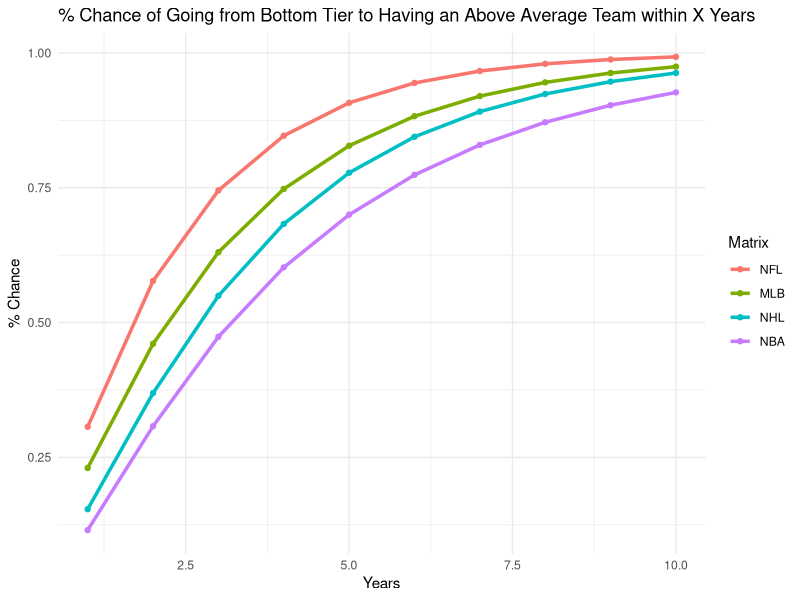

This chart was generated by the following R code:
library(here)
library(readr)
library(tibble)
library(dplyr)

NFL_norm <- as.matrix(read_csv(here("datasets", "NFLNorm.csv")))
MLB_norm <- as.matrix(read_csv(here("datasets", "MLBNorm.csv")))
NHL_norm <- as.matrix(read_csv(here("datasets", "NHLNorm.csv")))
NBA_norm <- as.matrix(read_csv(here("datasets", "NBANorm.csv")))

NFL_norm <- apply(NFL_norm, 2, as.numeric)
MLB_norm <- apply(MLB_norm, 2, as.numeric)
NHL_norm <- apply(NHL_norm, 2, as.numeric)
NBA_norm <- apply(NBA_norm, 2, as.numeric)

make_absorbing_4_to_6 <- function(P) {
  # Check that P is a square matrix
  if (!is.matrix(P) || nrow(P) != ncol(P)) {
    stop("Input must be a square matrix")
  }
  
  n <- nrow(P)
  
  # Define absorbing states (states 4 to 6, or up to n if n < 6)
  absorbing_states <- intersect(4:6, 1:n)
  
  # For each absorbing state, set its row to all zeros and put 1 on the diagonal
  for (s in absorbing_states) {
    P[s, ] <- 0
    P[s, s] <- 1
  }
  
  return(P)
}


orig_matrices <- list(NFL_norm, MLB_norm, NHL_norm, NBA_norm)

new_matrices_func <- function(matrices) {
  new_matrices <- list()
  for (matrix in matrices) {
    print(dim(matrix))
    result <- make_absorbing_4_to_6(matrix)
    new_matrices[[length(new_matrices) + 1]] <- result
  }
  return(new_matrices)
}

end_matrices <- new_matrices_func(orig_matrices)

to_power <- function(matrices) {
  vals <- list()
  for (matrix in matrices) {
    matrix_k = matrix
    for (i in 1:6){
      matrix_k = matrix_k %*% matrix
    }
    vals <- c(vals, sum(matrix_k[1, 4:6]))
  }
  return(vals)
}

after_6_years = to_power(end_matrices)

library(expm)
library(ggplot2)
library(tidyr)
library(dplyr)


compute_row_sums <- function(mat) {
  sapply(1:10, function(x) {
    powered <- mat %^% x
    sum(powered[1, 4:6])
  })
}

# Compute row sums for each matrix
row_sums_list <- lapply(end_matrices, compute_row_sums)

# Combine into a data frame
df <- data.frame(
  Power = 1:10,
  NFL = row_sums_list[[1]],
  MLB = row_sums_list[[2]],
  NHL = row_sums_list[[3]],
  NBA = row_sums_list[[4]]
)

# Reshape to long format for ggplot
df_long <- pivot_longer(df, cols = -Power, names_to = "Matrix", values_to = "RowSum")
# Reorder factor levels so legend shows NFL first
df_long$Matrix <- factor(df_long$Matrix, levels = c("NFL", "MLB", "NHL", "NBA"))

# Plot
comp_plot <- ggplot(df_long, aes(x = Power, y = RowSum, color = Matrix)) +
  geom_line(size = 1.2) +
  geom_point() +
  theme_minimal() +
  labs(title = "% Chance of Going from Bottom Tier to Having an Above Average Team within X Years", x = "Years", y = "% Chance")

ggsave(here("plots", "comparison_plot.png"), 
       plot=comp_plot,
       bg = "white",
       width = 12,
       height = 5)

df_edited = subset(df, select=-Power)
# Convert row names into a column named "Years"
df_edited <- rownames_to_column(df_edited, var = "Years")
df_rounded <- df_edited %>%
  mutate(across(where(is.numeric), ~ round(.x, 2)))

write_csv(df_rounded, here("datasets", "comparedmatrix.csv"))
